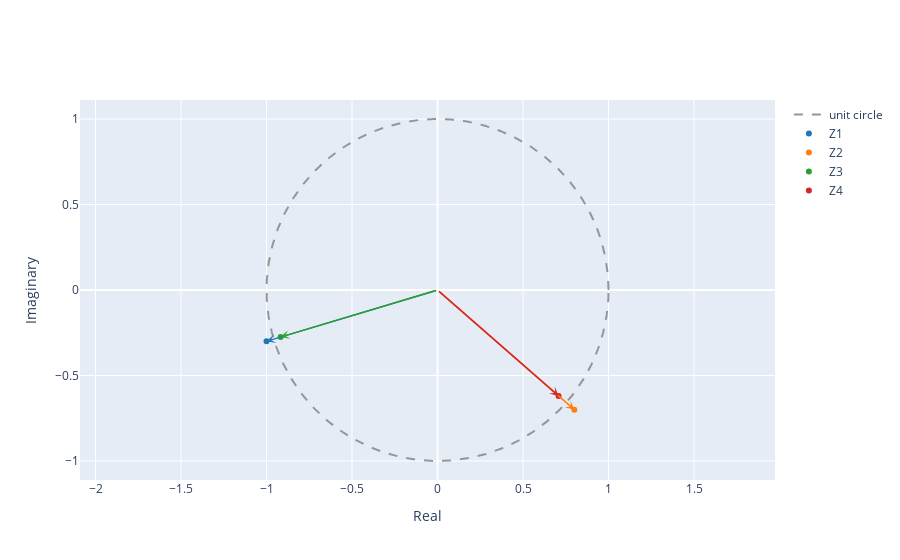

Write notebook code for a chart like this one.
### Markdown cell above
1.2. Compute the conjugate z* and the inverse 1/z for both $z_1$ and $z_2$ and plot the results as vectors in the complex plane.

### Code cell
Z1 = np.conj(z1)
Z2 = np.conj(z2)

Z11 = (1/z1)
Z22 = (1/z2)

plot_complex([Z1, Z2, Z11, Z22], name=['Z1', 'Z2', 'Z3','Z4'])

### Figure 1 — Plotly figure (JSON) as saved in the notebook; plotly's stock layout.template omitted (floating-point values rounded to 4 significant figures; data arrays with more than 128 entries replaced by an {"elided": "..."} marker saying what was removed)
{"data": [{"line": {"color": "rgb(150,150,150)", "dash": "dash", "shape": "linear"}, "mode": "lines", "name": "unit circle", "type": "scatter", "x": {"elided": "1000 float values"}, "y": {"elided": "1000 float values"}}, {"marker": {"color": "#1f77b4"}, "mode": "markers", "name": "Z1", "type": "scatter", "x": [-1], "y": [-0.3]}, {"marker": {"color": "#ff7f0e"}, "mode": "markers", "name": "Z2", "type": "scatter", "x": [0.8], "y": [-0.7]}, {"marker": {"color": "#2ca02c"}, "mode": "markers", "name": "Z3", "type": "scatter", "x": [-0.9174], "y": [-0.2752]}, {"marker": {"color": "#d62728"}, "mode": "markers", "name": "Z4", "type": "scatter", "x": [0.708], "y": [-0.6195]}], "layout": {"annotations": [{"arrowcolor": "#1f77b4", "arrowhead": 3, "arrowwidth": 1.5, "ax": 0, "axref": "x", "ay": 0, "ayref": "y", "showarrow": true, "text": "", "x": -1, "y": -0.3}, {"arrowcolor": "#ff7f0e", "arrowhead": 3, "arrowwidth": 1.5, "ax": 0, "axref": "x", "ay": 0, "ayref": "y", "showarrow": true, "text": "", "x": 0.8, "y": -0.7}, {"arrowcolor": "#2ca02c", "arrowhead": 3, "arrowwidth": 1.5, "ax": 0, "axref": "x", "ay": 0, "ayref": "y", "showarrow": true, "text": "", "x": -0.9174, "y": -0.2752}, {"arrowcolor": "#d62728", "arrowhead": 3, "arrowwidth": 1.5, "ax": 0, "axref": "x", "ay": 0, "ayref": "y", "showarrow": true, "text": "", "x": 0.708, "y": -0.6195}], "xaxis": {"title": {"text": "Real"}}, "yaxis": {"scaleanchor": "x", "scaleratio": 1, "title": {"text": "Imaginary"}}}}
